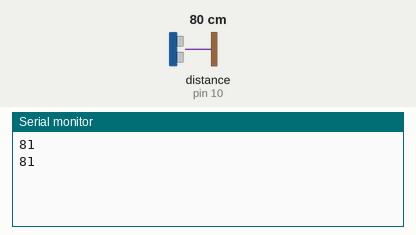
The sketch below on a simulated Arduino Uno, built with avr-gcc and run on an emulated ATmega328P. Shown: the last lines printed to the serial monitor. The inputs (shaded band) are chosen by the test bench; at power-on: distance to the obstacle (sensor on pin 10) 80 cm. The echo pulse lasts 58.3 µs per cm.

Above: at 2.2 s.
2.3 s: distance to the obstacle (sensor on pin 10) set to 2 cm
At 3.6 s:
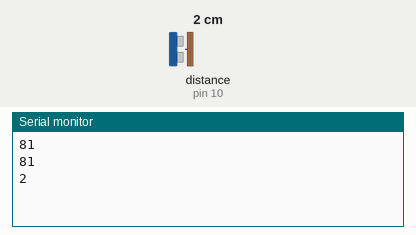
3.8 s: distance to the obstacle (sensor on pin 10) set to 4 cm
At 4.8 s:
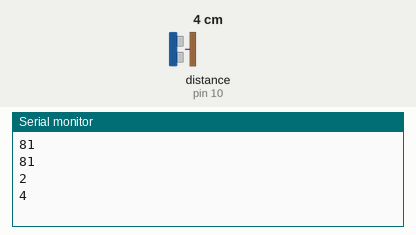
Timing chart, 0 to 6.8 s (numbered marks = the images above; inputs shaded):
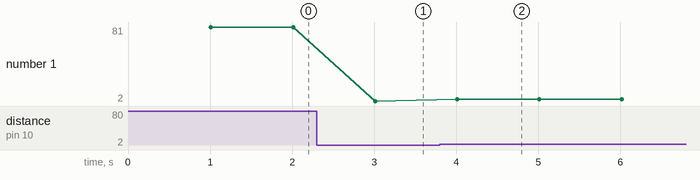

The sketch:

distance_data.ino
```cpp
#include <NewPing.h>

// Define pins and maximum distance
#define TRIG_PIN  9
#define ECHO_PIN  10
#define MAX_DISTANCE 300  // in centimeters

NewPing sonar(TRIG_PIN, ECHO_PIN, MAX_DISTANCE);

void setup() {
  Serial.begin(9600);
  delay(1000);
}

void loop() {
 // Delay between measurements

  // Read distance in centimeters
  unsigned int distance = sonar.ping_cm();

    Serial.println(distance);
  delay(1000);
}
```

Measured:
- after the input at 2.3 s, the serial monitor: prints a new line after 0.71 s (image 1)
- after the input at 3.8 s, the serial monitor: prints a new line after 0.21 s (image 2)
- plotted number 1: 81 → 2 after the input at 2.3 s, 2 → 4 after the input at 3.8 s
